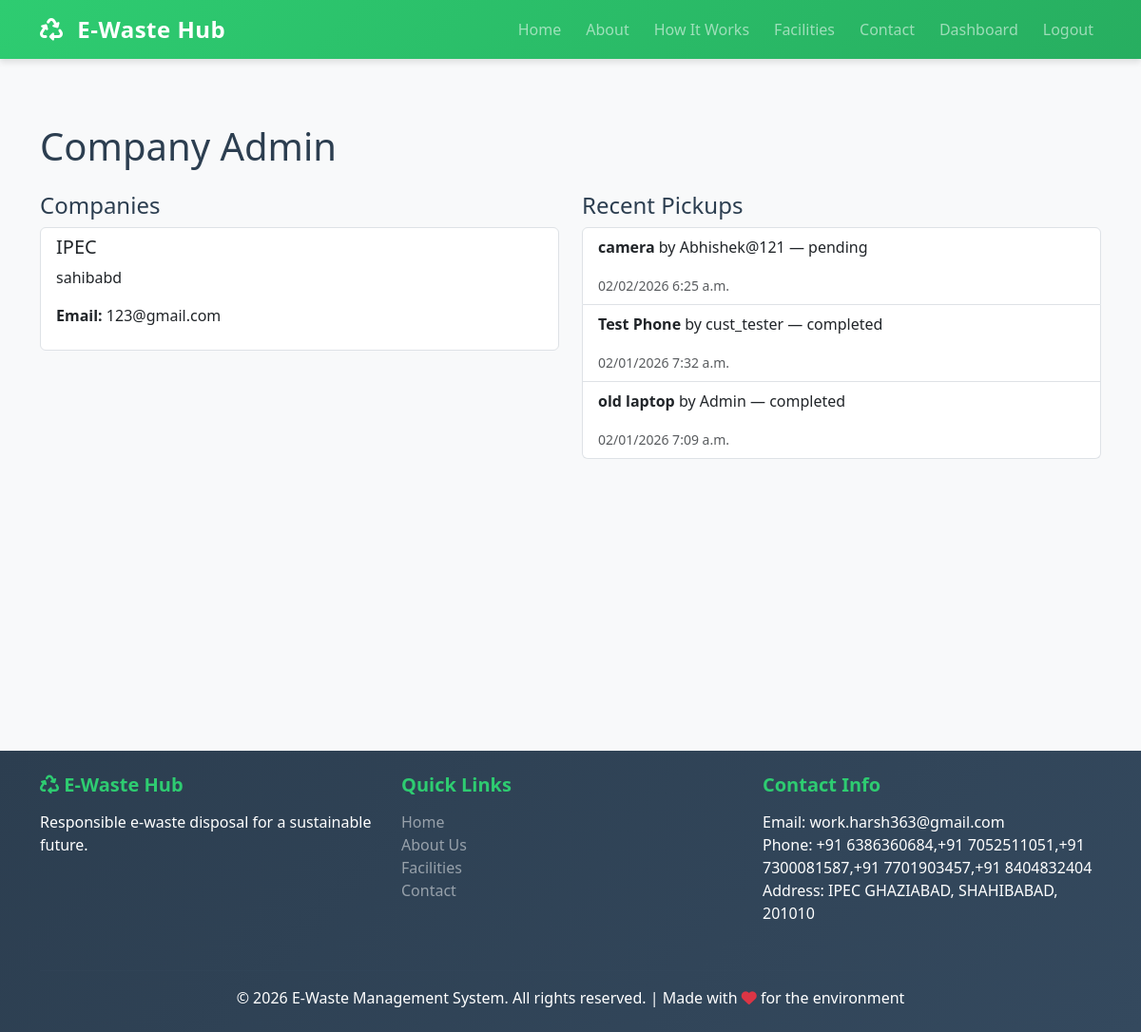
/company-admin/ (signed in), run on the app's committed database.
### ewaste/models.py (models this page shows, shortened)
class Company(models.Model):
    name = models.CharField(max_length=200)
    address = models.TextField(blank=True)
    contact_email = models.EmailField()
    contact_phone = models.CharField(max_length=15, blank=True)
    created_at = models.DateTimeField(auto_now_add=True)

class PickupRequest(models.Model):
    STATUS_CHOICES = [
        ('pending', 'Pending'),
        ('scheduled', 'Scheduled'),
        ('in_progress', 'In Progress'),
        ('completed', 'Completed'),
        ('cancelled', 'Cancelled'),
    ]
    ewaste_item = models.OneToOneField(EWasteItem, on_delete=models.CASCADE, related_name='pickup_request')
    assigned_to = models.ForeignKey(User, on_delete=models.SET_NULL, null=True, blank=True, related_name='assigned_pickups')
    status = models.CharField(max_length=20, choices=STATUS_CHOICES, default='pending')
    scheduled_date = models.DateTimeField(null=True, blank=True)
    completed_date = models.DateTimeField(null=True, blank=True)
    notes = models.TextField(blank=True)
    created_at = models.DateTimeField(auto_now_add=True)
    updated_at = models.DateTimeField(auto_now=True)
    class Meta:
        ordering = ['-created_at']

class EWasteItem(models.Model):
    CONDITION_CHOICES = [
        ('working', 'Working'),
        ('partial', 'Partially Working'),
        ('broken', 'Broken'),
    ]
    user = models.ForeignKey(User, on_delete=models.CASCADE, related_name='ewaste_items')
    category = models.ForeignKey(EWasteCategory, on_delete=models.SET_NULL, null=True)
    item_name = models.CharField(max_length=200)
    description = models.TextField()
    condition = models.CharField(max_length=20, choices=CONDITION_CHOICES)
    quantity = models.IntegerField(default=1)
    pickup_location = models.CharField(max_length=500)
    preferred_date = models.DateField()
    contact_phone = models.CharField(max_length=15)
    images = models.TextField(blank=True, help_text="Store image paths or URLs")
    is_collected = models.BooleanField(default=False)
    created_at = models.DateTimeField(auto_now_add=True)
    updated_at = models.DateTimeField(auto_now=True)
    class Meta:
        ordering = ['-created_at']

### ewaste/views.py (the view)
# urls.py: path('company-admin/', views.company_admin, name='company_admin'),
@login_required(login_url='login')
def company_admin(request):
    if not request.user.is_staff:
        messages.error(request, "You don't have permission to access this page!")
        return redirect('dashboard')
    companies = Company.objects.all()
    recent_pickups = PickupRequest.objects.order_by('-created_at')[:10]
    context = {
        'companies': companies,
        'recent_pickups': recent_pickups,
    }
    return render(request, 'company_admin.html', context)

### ewaste/templatetags/profile_extras.py (called while the page is built)
@register.filter(name='is_company')
def is_company(user):
    try:
        profile = getattr(user, 'profile', None)
        return bool(profile and getattr(profile, 'is_company', False))
    except Exception:
        return False

### templates/company_admin.html (shortened to what this page needs)
{% extends 'base.html' %}
{% block content %}
<div class="container py-5">
    <h1 class="mb-4">Company Admin</h1>
    <div class="row">
        <div class="col-md-6">
            <h4>Companies</h4>
            {% if companies %}
            <ul class="list-group mb-4">
                {% for c in companies %}
                <li class="list-group-item">
                    <h5>{{ c.name }}</h5>
                    <p>{{ c.address }}</p>
                    <p><strong>Email:</strong> {{ c.contact_email }}</p>
                </li>
                {% endfor %}
            </ul>
            {% else %}
            <p>No companies registered yet. You can add companies via the Django admin.</p>
            {% endif %}
        </div>
        <div class="col-md-6">
            <h4>Recent Pickups</h4>
            {% if recent_pickups %}
            <ul class="list-group">
                {% for p in recent_pickups %}
                <li class="list-group-item">
                    <p><strong>{{ p.ewaste_item.item_name }}</strong> by {{ p.ewaste_item.user.username }} — {{ p.status }}</p>
                    <small class="text-muted">{{ p.created_at|date:"SHORT_DATETIME_FORMAT" }}</small>
                </li>
                {% endfor %}
            </ul>
            {% else %}
            <p>No pickups yet.</p>
            {% endif %}
        </div>
    </div>
</div>
{% endblock %}

### templates/static/css/style.css (style rules this page uses)
:root { --primary-color: #2ecc71; --secondary-color: #3498db; --dark-color: #2c3e50; --light-color: #ecf0f1; --danger-color: #e74c3c; --warning-color: #f39c12; }
* { margin: 0; padding: 0; box-sizing: border-box; }
body { font-family: 'Segoe UI', Tahoma, Geneva, Verdana, sans-serif; color: #2c3e50; background-color: #f8f9fa; }

### data on the page
Company: name "IPEC", address "sahibabd", contact_email "123@gmail.com"
PickupRequest: ewaste_item.item_name "camera", ewaste_item.user.username "Abhishek@121", status "pending", created_at "02/02/2026 6:25 a.m."
PickupRequest: ewaste_item.item_name "Test Phone", ewaste_item.user.username "cust_tester", status "completed", created_at "02/01/2026 7:32 a.m."
PickupRequest: ewaste_item.item_name "old laptop", ewaste_item.user.username "Admin", status "completed", created_at "02/01/2026 7:09 a.m."
